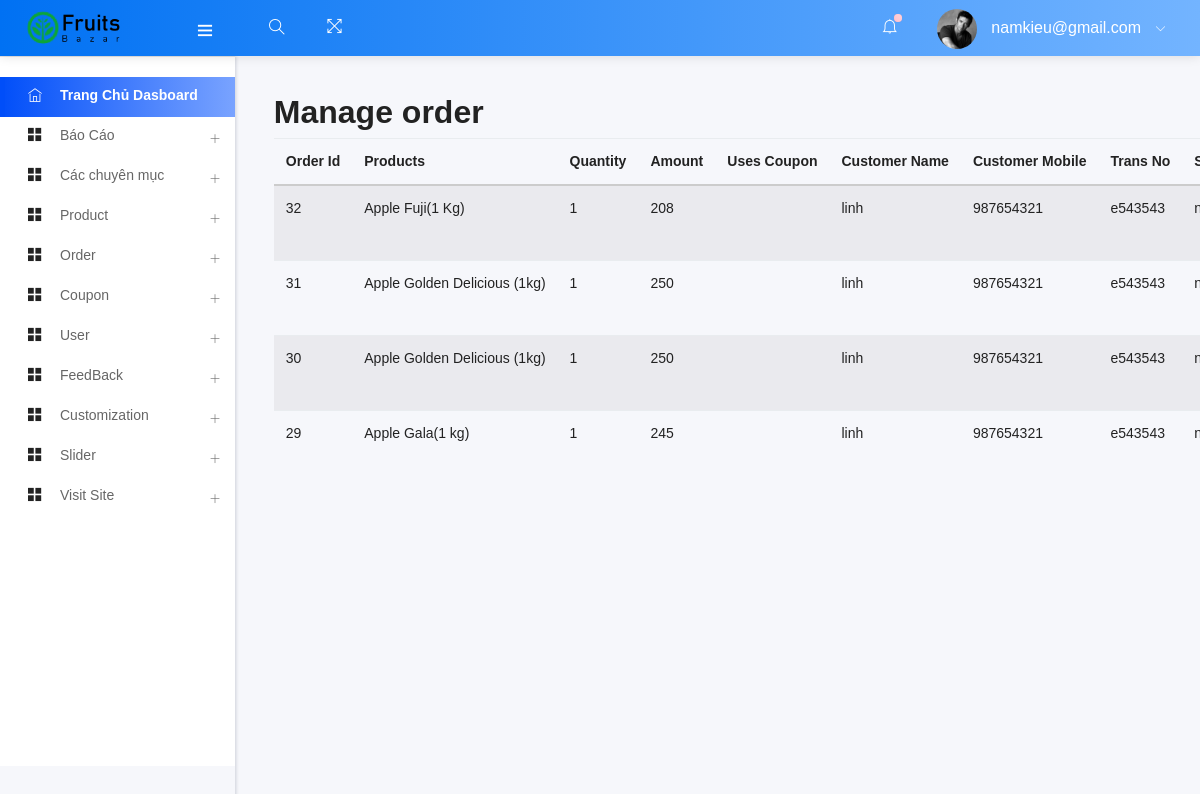
Page /admin/manage_order.php (signed in) on the committed database.
### tables this page shows
CREATE TABLE `add_logo` (
  `id` int(10) NOT NULL,
  `img` varchar(200) NOT NULL
);

CREATE TABLE `order_details` (
  `order_id` int(255) NOT NULL,
  `user_id` int(11) NOT NULL,
  `product_name` varchar(255) NOT NULL,
  `pdt_quantity` int(11) NOT NULL,
  `amount` int(11) NOT NULL,
  `uses_coupon` varchar(35) NOT NULL,
  `order_status` int(3) NOT NULL,
  `trans_id` varchar(25) NOT NULL,
  `Shipping_mobile` varchar(20) NOT NULL,
  `shiping` varchar(255) NOT NULL,
  `order_time` timestamp NULL DEFAULT current_timestamp(),
  `order_date` date DEFAULT current_timestamp()
);

### admin/manage_order.php (called while the page is built, shortened)
<?php
    include ("template.php");
?>

### admin/class/adminback.php (called while the page is built, shortened)
<?php
class  adminback
{
    private $connection;
    function __construct()
    {
        $dbhost = "localhost";
        $dbuser = "root";
        $dbpass = "";
        $dbname = "kieudoannam";
        $this->connection = mysqli_connect($dbhost, $dbuser, $dbpass, $dbname);
    }
    function all_order_info()
    {
        $query = "SELECT * FROM `all_order_info` ORDER BY `order_time` DESC";
        if (mysqli_query($this->connection, $query)) {
            $all_order_info = mysqli_query($this->connection, $query);
            return $all_order_info;
        }
    }
    function display_logo()
    {
        $query = "SELECT * FROM add_logo";
        if (mysqli_query($this->connection, $query)) {
            $pdt_info = mysqli_query($this->connection, $query);
            return $pdt_info;
        }
    }
}

### admin/views/manage_order_view.php (the view, shortened to what this page needs)
<h2>Manage order</h2>
<?php
$all_order_info = $obj->all_order_info();
$order_infos = array();
while($all_order = mysqli_fetch_assoc($all_order_info)){
    $order_infos[] =$all_order;
}
?>
<div>
    <table class="table table-striped">
        <thead>
            <tr>
                <th class="product-name">Order Id</th>
                <th class="product-price">Products</th>
                <th class="product-quantity">Quantity</th>
                <th class="product-subtotal">Amount</th>
                <th class="product-subtotal">Uses Coupon</th>
                <th class="product-subtotal">Customer Name</th>
                <th class="product-subtotal">Customer Mobile</th>
                <th class="product-subtotal">Trans No</th>
                <th class="product-subtotal">Shiping</th>
            </tr>
        </thead>
        <tbody>
        <?php
                foreach($order_infos as $order_info){
        ?>
        <tr>
                <td class="product-name"><?php echo $order_info['order_id'] ?></td>
                <td class="product-price"><?php echo $order_info['product_name'] ?></td>
                <td class="product-quantity"><?php echo $order_info['pdt_quantity'] ?></td>
                <td class="product-subtotal"><?php echo $order_info['amount'] ?></td>
                <td class="product-subtotal"><?php echo $order_info['uses_coupon'] ?></td>
                <td class="product-subtotal"><?php echo $order_info['customer_name'] ?></td>
                <td class="product-subtotal"><?php echo $order_info['Shipping_mobile'] ?></td>
                <td class="product-subtotal"><?php echo $order_info['trans_id'] ?></td>
                <td class="product-subtotal"><?php echo $order_info['shiping_address'] ?></td>
            </tr>
                <?php }?>
        </tbody>
    </table>
</div>

### admin/includes/headernav.php (shortened to what this page needs)
<nav class="navbar header-navbar pcoded-header">
               <div class="navbar-wrapper">
                   <div class="navbar-logo">
                       <a class="mobile-menu" id="mobile-collapse" href="#!">
                           <i class="ti-menu"></i>
                       </a>
                       <a href="index.php">
                       <?php
                        $obj=new adminback();
                        $logo_info = $obj->display_logo();
                        $logo = mysqli_fetch_assoc($logo_info);
                       ?>
                           <img class="img-fluid" src="uploads/<?php echo $logo['img']; ?>" alt="Theme-Logo" />
                       </a>
                   </div>
                   <div class="navbar-container container-fluid">
                       <ul class="nav-left">
                           <li class="header-search">
                               <div class="main-search morphsearch-search">
                                   <div class="input-group">
                                       <input type="text" class="form-control">
                                       <span class="input-group-addon search-btn"><i class="ti-search"></i></span>
                                   </div>
                               </div>
                           </li>
                           <li>
                               <a href="#!" onclick="javascript:toggleFullScreen()">
                                   <i class="ti-fullscreen"></i>
                               </a>
                           </li>
                       </ul>
                       <ul class="nav-right">
                           <li class="header-notification">
                               <a href="#!">
                                   <i class="ti-bell"></i>
                                   <span class="badge bg-c-pink"></span>
                               </a>
                           </li>
                           <li class="user-profile header-notification">
                               <a href="#!">
                                   <img src="assets/images/avatar-4.jpg" class="img-radius" alt="User-Profile-Image">
                                   <span> <?php echo $admin_email ?> </span>
                                   <i class="ti-angle-down"></i>
                               </a>
                           </li>
                       </ul>
                   </div>
               </div>
           </nav>

### rows in the picture
add_logo: img (picture)
order_details: order_id "32", product_name "Apple Fuji(1 Kg)", pdt_quantity "1", amount "208", customer_name "linh", Shipping_mobile "987654321", trans "e543543"
order_details: order_id "31", product_name "Apple Golden Delicious (1kg)", pdt_quantity "1", amount "250", customer_name "linh", Shipping_mobile "987654321", trans "e543543"
order_details: order_id "30", product_name "Apple Golden Delicious (1kg)", pdt_quantity "1", amount "250", customer_name "linh", Shipping_mobile "987654321", trans "e543543"
order_details: order_id "29", product_name "Apple Gala(1 kg)", pdt_quantity "1", amount "245", customer_name "linh", Shipping_mobile "987654321", trans "e543543"

### other values in the picture
$admin_email "namkieu@gmail.com"
